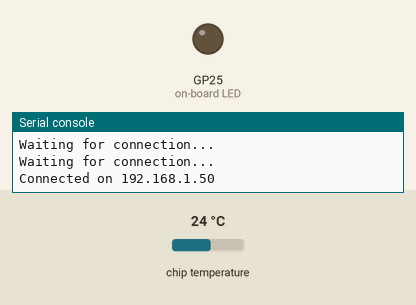
Bench run of a program on a simulated Raspberry Pi Pico running MicroPython. Shown: output pins drawn as LEDs (lit = HIGH), the last lines printed to the serial console. Inputs (shaded band) come from the test bench; at power-on: chip temperature 24 °C. WiFi joins after 1.5 s; web requests get an empty 200 reply after 0.4 s.

Above: at 2.2 s.
At 8.65 s:
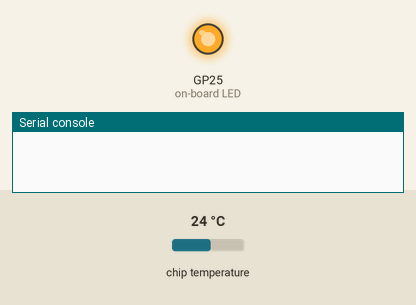
Timing chart, 0 to 8.9 s (numbered marks = the images above):
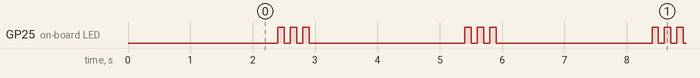

Measured:
- by itself, GP25 (on-board LED): repeats every 3.0 s: 2 × (LOW 0.10 s, HIGH 0.10 s), LOW 2.5 s, HIGH 0.10 s
- by itself, everything shown: repeats every 3.0 s, in 6 steps

The program:

main.py
```python
import urequests
from time import sleep

from lib.api_config import api_url, api_port
from lib.status_light import StatusLight
from lib.wifi_connection import WifiConnection
from lib.wifi_settings import ssid, password
from cpu_temperature import CpuTemperature

light = StatusLight("LED")
wifi = WifiConnection(ssid, password, light)
wifi.connect()

cpu_temperature = CpuTemperature(4)


def post_cpu_temp():
    temperature = cpu_temperature.getCurrentTemperature("c")
    request_url = f'{api_url}:{api_port}/temperature/{temperature}'
    response = urequests.post(request_url)
    print(response.text)


while True:
    post_cpu_temp()
    light.flash(3, 0.1)
    sleep(2)
```

api_config.py
```python
api_url = "http://192.168.1.172"
api_port = "8080"
```

status_light.py
```python
from machine import Pin
from time import sleep


class StatusLight:
    def __init__(self, pin):
        self.light = Pin(pin, Pin.OUT)

    def toggle(self):
        self.on() if self.__isOff() else self.off()

    def flash(self, flashes, interval):
        loops = flashes * 2
        for x in range(loops):
            self.toggle()
            sleep(interval)
    def off(self):
        self.light(0)

    def on(self):
        self.light(1)

    def __isOff(self):
        return self.light.value() == 0
```

wifi_connection.py
```python
import network
from time import sleep
import machine


class WifiConnection:

    def __init__(self, ssid, password, status_light=None):
        self.status_light = status_light
        self.ssid = ssid
        self.password = password

    def connect(self):
        try:
            ip = self.__join_network()
            return ip
        except KeyboardInterrupt:
            machine.reset()

    def __join_network(self):
        print(f'joining network: {self.ssid}')
        wlan = network.WLAN(network.STA_IF)
        wlan.active(True)
        wlan.connect(self.ssid, self.password)
        while not wlan.isconnected():
            print('Waiting for connection...')
            sleep(1)
        ip = wlan.ifconfig()[0]
        print(f'Connected on {ip}')
        return ip
```

wifi_settings.py
```python
ssid = 'SJ16'
password = 'SteveJHome16'
```

cpu_temperature.py
```python
import machine


class CpuTemperature:

    def __init__(self, adc_pin):
        self.adc = machine.ADC(adc_pin)

    def getCurrentTemperature(self, format):
        adc_voltage = self.adc.read_u16() * (3.3 / 65535)
        temperature_celcius = 27 - (adc_voltage - 0.706) / 0.001721
        if format == "f":
            temp_fahrenheit = 32 + (1.8 * temperature_celcius)
            return temp_fahrenheit
        else:
            return temperature_celcius
```
